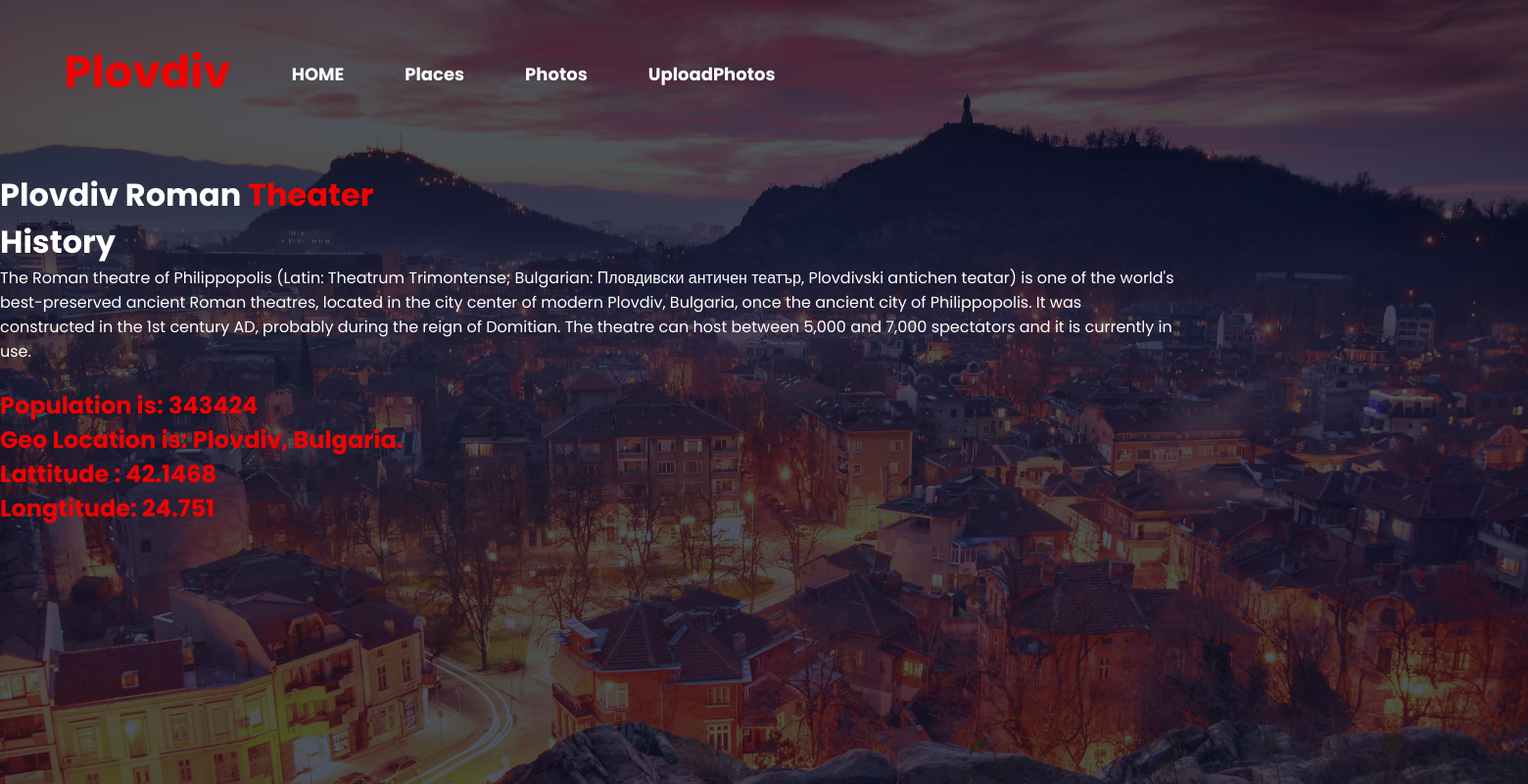
The page /CS/place2.php on the database its author committed.
### tables this page shows
CREATE TABLE `placeinfo` (
  `cityID` int(11) NOT NULL,
  `ID` int(11) NOT NULL,
  `name` varchar(24) DEFAULT NULL,
  `population` int(11) DEFAULT NULL,
  `GeoLocation` varchar(255) DEFAULT NULL,
  `history` varchar(2048) DEFAULT NULL,
  `placeOfInterestLat` float DEFAULT NULL,
  `placeOfInterestLong` float DEFAULT NULL
);

### CS/place2.php (the view, shortened to what this page needs)
<?php
require_once 'dbconfig.php';
?>
<head>
    <link rel="stylesheet" href="style.css">
</head>
<body>
    <div class="main">
        <div class="navbar">
            <div class="logo">
                <h2 class="logo">Plovdiv</h2>
            </div>
            <div class="menu">
                <ul>
                    <li><a href="index.php">HOME</a></li>
                    <li><a href="places.php">Places</a></li>
                    <li><a href="photos.php">Photos</a></li>
                    <li><a href="imgupload.php">UploadPhotos</a></li>
                </ul>
            </div>
        </div>
        <div class="content" maxlength=10>
            <h1>Plovdiv Roman <span class="span">Theater</span><br>History</h1>
                <?php
                    $sql = "SELECT * FROM placeinfo WHERE id=2;";
                    $result = mysqli_query($db, $sql);
                    $resultCheck = mysqli_num_rows($result);
                    if ($resultCheck>0){
                        while($row=mysqli_fetch_assoc($result)){
                        ?>   <td> <?php echo $row['history']; ?>  </td><br><br>
                             <h2 class="population"><td> Population is: <?php echo $row['population']; ?></td></h2>
                             <h2 class="population"><td> Geo Location is: <?php echo $row['GeoLocation']; ?></td></h2>
                             <h2 class="population"><td> Lattitude : <?php echo $row['placeOfInterestLat'];  ?></td></h2>
                             <h2 class="population"><td> Longtitude: <?php echo $row['placeOfInterestLong'];  ?></td></h2>
                    <?php
                        }
                    }
                    ?>
        </div>
</body>
</html>

### CS/style.css (style rules this page uses)
* { margin: 0; padding: 0; font-family: 'Open Sans', sans-serif; font-family: 'Poppins', sans-serif; }
.main { width: 100%; background: linear-gradient(rgba(4,9,30,0.7),rgba(4,9,30,0.7)), url(images/banner2.jpg); background-position: center; background-size: cover; height: 100vh; }
.navbar { width: 1200px; height: 75px; margin-left: 4.2%; }
.logo { color: rgb(241, 2, 2); font-size: 45px; font-weight: bold; float: left; padding-top: 20px; }
.menu { width: 400px; float: left; height: 70px; }
ul { float: left; display: flex; justify-content: center; align-items: center; padding-top: 35px; }
ul li { list-style: none; margin-left: 62px; margin-top: 27px; font-size: 18px; }
ul li a { text-decoration: none; color: #fff; font-weight: bold; transition: 0.4s ease-in-out; }
.content { width: 1200px; height: auto; margin: auto; color: rgb(255, 255, 255); position: relative; padding-top: 100px; padding-right: 550px; line-break: auto; }
.content .span { color: rgb(241, 2, 2); }
.population { color: rgb(241, 2, 2); }

### rows shown on the page
placeinfo: history "The Roman theatre of Philippopolis (Latin: Theatrum Trimontense; Bulgarian: Пловдивски античен театър, Plovdivski antichen teatar) is one of the world's best-preserved ancient Roman theatres, located in the city center of modern Plovdiv, Bulgaria, once the ancient city of Philippopolis. It was constructed in the 1st century AD, probably during the reign of Domitian. The theatre can host between 5,000 and 7,000 spectators and it is currently in use.", population "343424", GeoLocation "Plovdiv, Bulgaria.", placeOfInterestLat "42.1468", placeOfInterestLong "24.751"
